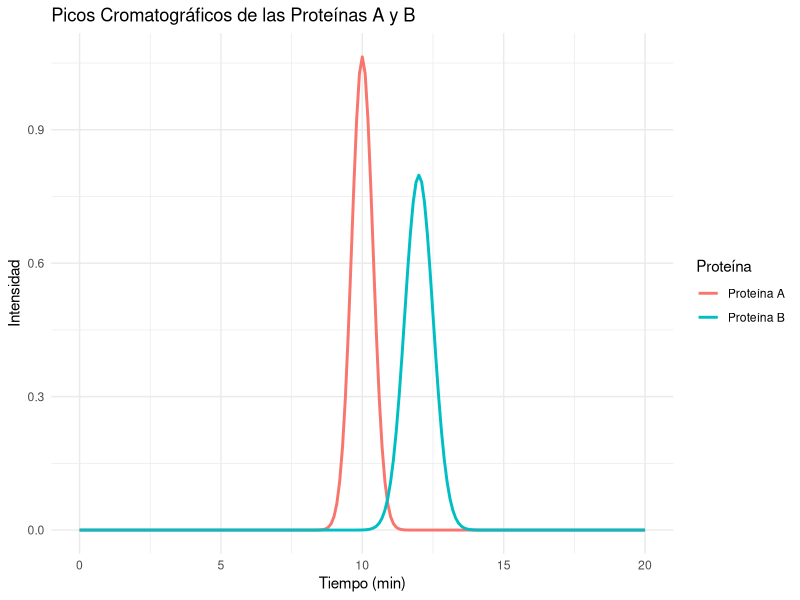
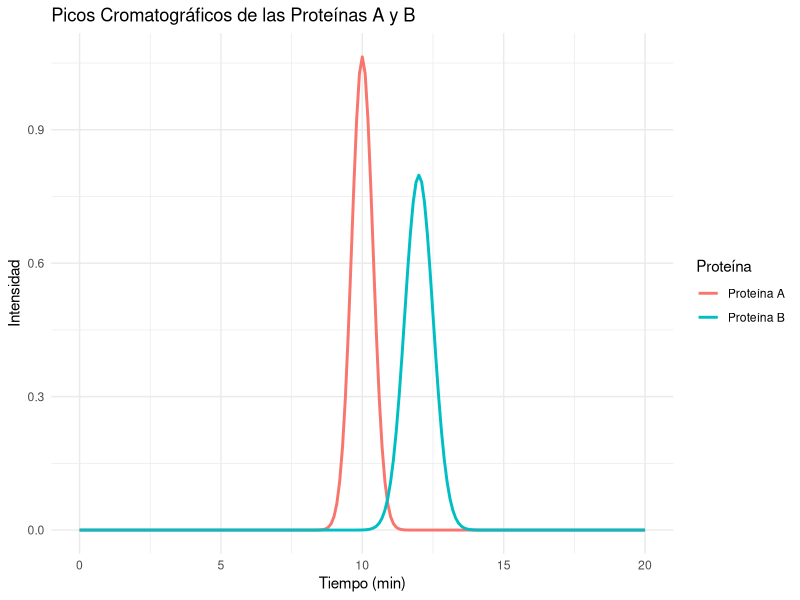

Write the R code that produced these figures, in order.
# ==========================================================================
# Cromatografía en la Industria Bioquímica
# ==========================================================================
# Autor: Dr. José Juan Torres Martínez
# Docente de Ciencias Químicas
# Universidad Autónoma de San Luis Potosí (UASLP)
# México
#
# Material académico para estudiantes
#
# Descripción: Separación de dos proteínas mediante cromatografía de intercambio iónico
# ==========================================================================


# Instalar y cargar librerías necesarias  
if (!require(ggplot2)) install.packages("ggplot2", dependencies = TRUE)  
library(ggplot2)  

# Datos del problema  
L <- 25  # Longitud de la columna (cm)  
d <- 1  # Diámetro de la columna (cm)  
V_s <- 10  # Volumen de la fase estacionaria (mL)  
V_m <- 40  # Volumen de la fase móvil (mL)  

# Tiempo muerto de la columna: lo que tarda en salir un compuesto no retenido.
# Es un dato del problema (1 min): no se puede deducir de V_m, porque para
# eso haría falta el caudal de fase móvil, que el archivo no indica.
t_M <- 1  # Tiempo muerto (min)

# Tiempos de retención y anchos de pico  
t_R_A <- 10  # Tiempo de retención de la proteína A (min)  
W_A <- 1.5  # Ancho de pico de la proteína A (min)  
t_R_B <- 12  # Tiempo de retención de la proteína B (min)  
W_B <- 2.0  # Ancho de pico de la proteína B (min)  

# Cálculos  
# 1. Factor de retención (k) para cada proteína  
# El factor de retención es k = (t_R - t_M) / t_M, con t_M el tiempo muerto.
k_A <- (t_R_A - t_M) / t_M  # Factor de retención de la proteína A
k_B <- (t_R_B - t_M) / t_M  # Factor de retención de la proteína B

# 2. Resolución (R) entre las dos proteínas  
R <- 2 * (t_R_B - t_R_A) / (W_A + W_B)  # Resolución  

# 3. Número de platos teóricos (N) para cada proteína  
N_A <- 16 * (t_R_A / W_A)^2  # Número de platos teóricos para la proteína A  
N_B <- 16 * (t_R_B / W_B)^2  # Número de platos teóricos para la proteína B  

# 4. Altura equivalente a un plato teórico (HETP) para cada proteína  
HETP_A <- L / N_A  # HETP para la proteína A  
HETP_B <- L / N_B  # HETP para la proteína B  

# Mostrar resultados en la consola  
cat("Factor de retención (k) para la proteína A:", round(k_A, 2), "\n")  
cat("Factor de retención (k) para la proteína B:", round(k_B, 2), "\n\n")  

cat("Resolución (R) entre las dos proteínas:", round(R, 2), "\n\n")  

cat("Número de platos teóricos (N) para la proteína A:", round(N_A, 2), "\n")  
cat("Número de platos teóricos (N) para la proteína B:", round(N_B, 2), "\n\n")  

cat("Altura equivalente a un plato teórico (HETP) para la proteína A:", round(HETP_A, 2), "cm\n")  
cat("Altura equivalente a un plato teórico (HETP) para la proteína B:", round(HETP_B, 2), "cm\n\n")  

# Crear un data frame para graficar los picos cromatográficos  
tiempo <- seq(0, 20, by = 0.1)  # Tiempo en minutos  
intensidad_A <- dnorm(tiempo, mean = t_R_A, sd = W_A / 4)  # Intensidad del pico de la proteína A  
intensidad_B <- dnorm(tiempo, mean = t_R_B, sd = W_B / 4)  # Intensidad del pico de la proteína B  

datos <- data.frame(  
  Tiempo = tiempo,  
  Intensidad_A = intensidad_A,  
  Intensidad_B = intensidad_B  
)  

# Gráfico de los picos cromatográficos  
p <- ggplot(datos, aes(x = Tiempo)) +  
  geom_line(aes(y = Intensidad_A, color = "Proteína A"), linewidth = 1) +  
  geom_line(aes(y = Intensidad_B, color = "Proteína B"), linewidth = 1) +  
  labs(title = "Picos Cromatográficos de las Proteínas A y B",  
       x = "Tiempo (min)",  
       y = "Intensidad",  
       color = "Proteína") +  
  theme_minimal()

# Mostrar gráfico
print(p)

# Guardar el gráfico
ggsave("ejemplo_22_cromatografia.png", plot = p, width = 8, height = 6, dpi = 300)

# --------------------------------------------------------------------------
# Interpretación: Picos Cromatográficos de las Proteínas A y B
# --------------------------------------------------------------------------
# - Eje X: Tiempo, en minutos (min). Es el tiempo que tarda cada proteína en
#   salir de la columna: la proteína A sale a los 10 min y la B a los 12 min.
# - Eje Y: Intensidad. La unidad no está especificada en el archivo: es un
#   valor relativo de altura del pico, calculado con la función de densidad
#   normal (dnorm), que solo sirve para comparar qué tan alto y ancho es cada
#   pico, no es una señal medida en unidades físicas.
# - Lo que se aprecia: dos picos en forma de campana, uno para cada proteína.
#   El pico de la proteína A es más alto y estrecho (ancho de 1,5 min) y el de
#   la B es más bajo y ancho (ancho de 2,0 min). Los picos están cerca (solo
#   2 minutos entre sus máximos) y se solapan parcialmente en la base.
# - Qué significa: las proteínas se separan porque salen a tiempos distintos,
#   pero como sus picos están cerca y se solapan un poco, la separación no es
#   completa. La resolución R (adimensional) que calcula el script mide justo
#   eso: qué tan separados están los picos en relación con su ancho.

# --------------------------------------------------------------------------
# Qué aprendimos
# --------------------------------------------------------------------------
# - En un cromatograma, cada pico es un compuesto: su posición en el eje del
#   tiempo (min) es su tiempo de retención y su ancho (min) dice qué tan
#   disperso sale de la columna.
# - La resolución R es adimensional y compara la distancia entre dos picos con
#   sus anchos: si los picos están cerca y son anchos, se solapan y la
#   separación es mala.
# - El número de platos teóricos N (adimensional) y la altura equivalente HETP
#   (en cm) miden la eficiencia de la columna: más platos y menor HETP
#   significan picos más estrechos y mejor separación.
# - La intensidad del eje Y es un valor relativo sin unidad especificada en el
#   archivo: sirve para comparar los picos, no es una concentración medida.
